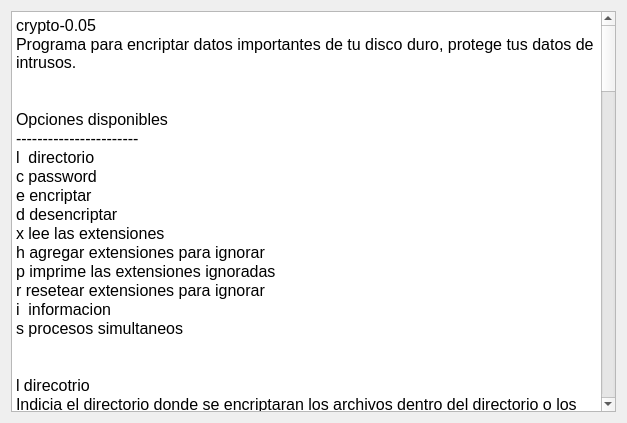
<?xml version="1.0" encoding="UTF-8"?>
<ui version="4.0">
 <class>Ayuda</class>
 <widget class="QDialog" name="Ayuda">
  <property name="geometry">
   <rect>
    <x>0</x>
    <y>0</y>
    <width>627</width>
    <height>423</height>
   </rect>
  </property>
  <property name="windowTitle">
   <string>Ayuda</string>
  </property>
  <layout class="QHBoxLayout" name="horizontalLayout">
   <item>
    <widget class="QTextEdit" name="textEdit">
     <property name="readOnly">
      <bool>true</bool>
     </property>
     <property name="html">
      <string>&lt;!DOCTYPE HTML PUBLIC &quot;-//W3C//DTD HTML 4.0//EN&quot; &quot;http://www.w3.org/TR/REC-html40/strict.dtd&quot;&gt;
&lt;html&gt;&lt;head&gt;&lt;meta name=&quot;qrichtext&quot; content=&quot;1&quot; /&gt;&lt;style type=&quot;text/css&quot;&gt;
p, li { white-space: pre-wrap; }
&lt;/style&gt;&lt;/head&gt;&lt;body style=&quot; font-family:'DejaVu Sans'; font-size:12pt; font-weight:400; font-style:normal;&quot;&gt;
&lt;p style=&quot; margin-top:0px; margin-bottom:0px; margin-left:0px; margin-right:0px; -qt-block-indent:0; text-indent:0px;&quot;&gt;crypto-0.05&lt;/p&gt;
&lt;p style=&quot; margin-top:0px; margin-bottom:0px; margin-left:0px; margin-right:0px; -qt-block-indent:0; text-indent:0px;&quot;&gt;Programa para encriptar datos importantes de tu disco duro, protege tus datos de intrusos.&lt;/p&gt;
&lt;p style=&quot;-qt-paragraph-type:empty; margin-top:0px; margin-bottom:0px; margin-left:0px; margin-right:0px; -qt-block-indent:0; text-indent:0px;&quot;&gt;&lt;br /&gt;&lt;/p&gt;
&lt;p style=&quot;-qt-paragraph-type:empty; margin-top:0px; margin-bottom:0px; margin-left:0px; margin-right:0px; -qt-block-indent:0; text-indent:0px;&quot;&gt;&lt;br /&gt;&lt;/p&gt;
&lt;p style=&quot; margin-top:0px; margin-bottom:0px; margin-left:0px; margin-right:0px; -qt-block-indent:0; text-indent:0px;&quot;&gt;Opciones disponibles&lt;/p&gt;
&lt;p style=&quot; margin-top:0px; margin-bottom:0px; margin-left:0px; margin-right:0px; -qt-block-indent:0; text-indent:0px;&quot;&gt;-----------------------&lt;/p&gt;
&lt;p style=&quot; margin-top:0px; margin-bottom:0px; margin-left:0px; margin-right:0px; -qt-block-indent:0; text-indent:0px;&quot;&gt;l  directorio&lt;/p&gt;
&lt;p style=&quot; margin-top:0px; margin-bottom:0px; margin-left:0px; margin-right:0px; -qt-block-indent:0; text-indent:0px;&quot;&gt;c password&lt;/p&gt;
&lt;p style=&quot; margin-top:0px; margin-bottom:0px; margin-left:0px; margin-right:0px; -qt-block-indent:0; text-indent:0px;&quot;&gt;e encriptar&lt;/p&gt;
&lt;p style=&quot; margin-top:0px; margin-bottom:0px; margin-left:0px; margin-right:0px; -qt-block-indent:0; text-indent:0px;&quot;&gt;d desencriptar&lt;/p&gt;
&lt;p style=&quot; margin-top:0px; margin-bottom:0px; margin-left:0px; margin-right:0px; -qt-block-indent:0; text-indent:0px;&quot;&gt;x lee las extensiones&lt;/p&gt;
&lt;p style=&quot; margin-top:0px; margin-bottom:0px; margin-left:0px; margin-right:0px; -qt-block-indent:0; text-indent:0px;&quot;&gt;h agregar extensiones para ignorar&lt;/p&gt;
&lt;p style=&quot; margin-top:0px; margin-bottom:0px; margin-left:0px; margin-right:0px; -qt-block-indent:0; text-indent:0px;&quot;&gt;p imprime las extensiones ignoradas&lt;/p&gt;
&lt;p style=&quot; margin-top:0px; margin-bottom:0px; margin-left:0px; margin-right:0px; -qt-block-indent:0; text-indent:0px;&quot;&gt;r resetear extensiones para ignorar&lt;/p&gt;
&lt;p style=&quot; margin-top:0px; margin-bottom:0px; margin-left:0px; margin-right:0px; -qt-block-indent:0; text-indent:0px;&quot;&gt;i  informacion&lt;/p&gt;
&lt;p style=&quot; margin-top:0px; margin-bottom:0px; margin-left:0px; margin-right:0px; -qt-block-indent:0; text-indent:0px;&quot;&gt;s procesos simultaneos&lt;/p&gt;
&lt;p style=&quot;-qt-paragraph-type:empty; margin-top:0px; margin-bottom:0px; margin-left:0px; margin-right:0px; -qt-block-indent:0; text-indent:0px;&quot;&gt;&lt;br /&gt;&lt;/p&gt;
&lt;p style=&quot;-qt-paragraph-type:empty; margin-top:0px; margin-bottom:0px; margin-left:0px; margin-right:0px; -qt-block-indent:0; text-indent:0px;&quot;&gt;&lt;br /&gt;&lt;/p&gt;
&lt;p style=&quot; margin-top:0px; margin-bottom:0px; margin-left:0px; margin-right:0px; -qt-block-indent:0; text-indent:0px;&quot;&gt;l direcotrio&lt;/p&gt;
&lt;p style=&quot; margin-top:0px; margin-bottom:0px; margin-left:0px; margin-right:0px; -qt-block-indent:0; text-indent:0px;&quot;&gt;Indicia el directorio donde se encriptaran los archivos dentro del directorio o los directorios separados por dos puntos.&lt;/p&gt;
&lt;p style=&quot;-qt-paragraph-type:empty; margin-top:0px; margin-bottom:0px; margin-left:0px; margin-right:0px; -qt-block-indent:0; text-indent:0px;&quot;&gt;&lt;br /&gt;&lt;/p&gt;
&lt;p style=&quot; margin-top:0px; margin-bottom:0px; margin-left:0px; margin-right:0px; -qt-block-indent:0; text-indent:0px;&quot;&gt;ejemplo:&lt;/p&gt;
&lt;p style=&quot;-qt-paragraph-type:empty; margin-top:0px; margin-bottom:0px; margin-left:0px; margin-right:0px; -qt-block-indent:0; text-indent:0px;&quot;&gt;&lt;br /&gt;&lt;/p&gt;
&lt;p style=&quot; margin-top:0px; margin-bottom:0px; margin-left:0px; margin-right:0px; -qt-block-indent:0; text-indent:0px;&quot;&gt;	l /home/user/documentos/&lt;/p&gt;
&lt;p style=&quot; margin-top:0px; margin-bottom:0px; margin-left:0px; margin-right:0px; -qt-block-indent:0; text-indent:0px;&quot;&gt;	l /home/user/documentos/proyectos/:/home/user/documentos/material/&lt;/p&gt;
&lt;p style=&quot; margin-top:0px; margin-bottom:0px; margin-left:0px; margin-right:0px; -qt-block-indent:0; text-indent:0px;&quot;&gt;	l /home/user/documentos/proyecto.odt:/home/user/documentos/tesis&lt;/p&gt;
&lt;p style=&quot; margin-top:0px; margin-bottom:0px; margin-left:0px; margin-right:0px; -qt-block-indent:0; text-indent:0px;&quot;&gt;    &lt;/p&gt;
&lt;p style=&quot; margin-top:0px; margin-bottom:0px; margin-left:0px; margin-right:0px; -qt-block-indent:0; text-indent:0px;&quot;&gt;c&lt;/p&gt;
&lt;p style=&quot; margin-top:0px; margin-bottom:0px; margin-left:0px; margin-right:0px; -qt-block-indent:0; text-indent:0px;&quot;&gt;Indica la contraseña utilizada para encriptar o desencriptar, con la unica condicion de que no contenja espacion en blanco.&lt;/p&gt;
&lt;p style=&quot;-qt-paragraph-type:empty; margin-top:0px; margin-bottom:0px; margin-left:0px; margin-right:0px; -qt-block-indent:0; text-indent:0px;&quot;&gt;&lt;br /&gt;&lt;/p&gt;
&lt;p style=&quot; margin-top:0px; margin-bottom:0px; margin-left:0px; margin-right:0px; -qt-block-indent:0; text-indent:0px;&quot;&gt;ejemplo:&lt;/p&gt;
&lt;p style=&quot; margin-top:0px; margin-bottom:0px; margin-left:0px; margin-right:0px; -qt-block-indent:0; text-indent:0px;&quot;&gt;    c secreto360@&lt;/p&gt;
&lt;p style=&quot; margin-top:0px; margin-bottom:0px; margin-left:0px; margin-right:0px; -qt-block-indent:0; text-indent:0px;&quot;&gt;	c My_p@sS_2012&lt;/p&gt;
&lt;p style=&quot; margin-top:0px; margin-bottom:0px; margin-left:0px; margin-right:0px; -qt-block-indent:0; text-indent:0px;&quot;&gt;	&lt;/p&gt;
&lt;p style=&quot; margin-top:0px; margin-bottom:0px; margin-left:0px; margin-right:0px; -qt-block-indent:0; text-indent:0px;&quot;&gt;	&lt;/p&gt;
&lt;p style=&quot; margin-top:0px; margin-bottom:0px; margin-left:0px; margin-right:0px; -qt-block-indent:0; text-indent:0px;&quot;&gt;e&lt;/p&gt;
&lt;p style=&quot; margin-top:0px; margin-bottom:0px; margin-left:0px; margin-right:0px; -qt-block-indent:0; text-indent:0px;&quot;&gt;Parametro que indica que se debe encriptar los archivos o directorios listados.&lt;/p&gt;
&lt;p style=&quot;-qt-paragraph-type:empty; margin-top:0px; margin-bottom:0px; margin-left:0px; margin-right:0px; -qt-block-indent:0; text-indent:0px;&quot;&gt;&lt;br /&gt;&lt;/p&gt;
&lt;p style=&quot;-qt-paragraph-type:empty; margin-top:0px; margin-bottom:0px; margin-left:0px; margin-right:0px; -qt-block-indent:0; text-indent:0px;&quot;&gt;&lt;br /&gt;&lt;/p&gt;
&lt;p style=&quot;-qt-paragraph-type:empty; margin-top:0px; margin-bottom:0px; margin-left:0px; margin-right:0px; -qt-block-indent:0; text-indent:0px;&quot;&gt;&lt;br /&gt;&lt;/p&gt;
&lt;p style=&quot; margin-top:0px; margin-bottom:0px; margin-left:0px; margin-right:0px; -qt-block-indent:0; text-indent:0px;&quot;&gt;d&lt;/p&gt;
&lt;p style=&quot; margin-top:0px; margin-bottom:0px; margin-left:0px; margin-right:0px; -qt-block-indent:0; text-indent:0px;&quot;&gt;Parametro que indica que se debe desencriptar los archivos o directorios listados.&lt;/p&gt;
&lt;p style=&quot;-qt-paragraph-type:empty; margin-top:0px; margin-bottom:0px; margin-left:0px; margin-right:0px; -qt-block-indent:0; text-indent:0px;&quot;&gt;&lt;br /&gt;&lt;/p&gt;
&lt;p style=&quot; margin-top:0px; margin-bottom:0px; margin-left:0px; margin-right:0px; -qt-block-indent:0; text-indent:0px;&quot;&gt;h&lt;/p&gt;
&lt;p style=&quot; margin-top:0px; margin-bottom:0px; margin-left:0px; margin-right:0px; -qt-block-indent:0; text-indent:0px;&quot;&gt;Parametro que indicar los archivos que no se tomaran en cuenta basandose en su extension.  Varias extensiones deberian separarse por dos puntos.&lt;/p&gt;
&lt;p style=&quot; margin-top:0px; margin-bottom:0px; margin-left:0px; margin-right:0px; -qt-block-indent:0; text-indent:0px;&quot;&gt;No deben haber espacios en esta cadena.&lt;/p&gt;
&lt;p style=&quot;-qt-paragraph-type:empty; margin-top:0px; margin-bottom:0px; margin-left:0px; margin-right:0px; -qt-block-indent:0; text-indent:0px;&quot;&gt;&lt;br /&gt;&lt;/p&gt;
&lt;p style=&quot; margin-top:0px; margin-bottom:0px; margin-left:0px; margin-right:0px; -qt-block-indent:0; text-indent:0px;&quot;&gt;ejemplo:&lt;/p&gt;
&lt;p style=&quot;-qt-paragraph-type:empty; margin-top:0px; margin-bottom:0px; margin-left:0px; margin-right:0px; -qt-block-indent:0; text-indent:0px;&quot;&gt;&lt;br /&gt;&lt;/p&gt;
&lt;p style=&quot; margin-top:0px; margin-bottom:0px; margin-left:0px; margin-right:0px; -qt-block-indent:0; text-indent:0px;&quot;&gt;	h .o:.bin:.mp3&lt;/p&gt;
&lt;p style=&quot;-qt-paragraph-type:empty; margin-top:0px; margin-bottom:0px; margin-left:0px; margin-right:0px; -qt-block-indent:0; text-indent:0px;&quot;&gt;&lt;br /&gt;&lt;/p&gt;
&lt;p style=&quot; margin-top:0px; margin-bottom:0px; margin-left:0px; margin-right:0px; -qt-block-indent:0; text-indent:0px;&quot;&gt;p&lt;/p&gt;
&lt;p style=&quot; margin-top:0px; margin-bottom:0px; margin-left:0px; margin-right:0px; -qt-block-indent:0; text-indent:0px;&quot;&gt;Parametro para imprimir la lista de extensiones ignoradas.&lt;/p&gt;
&lt;p style=&quot; margin-top:0px; margin-bottom:0px; margin-left:0px; margin-right:0px; -qt-block-indent:0; text-indent:0px;&quot;&gt;	&lt;/p&gt;
&lt;p style=&quot; margin-top:0px; margin-bottom:0px; margin-left:0px; margin-right:0px; -qt-block-indent:0; text-indent:0px;&quot;&gt;r&lt;/p&gt;
&lt;p style=&quot; margin-top:0px; margin-bottom:0px; margin-left:0px; margin-right:0px; -qt-block-indent:0; text-indent:0px;&quot;&gt;Parametro para resetear la lista de extensiones ignoradas.&lt;/p&gt;
&lt;p style=&quot;-qt-paragraph-type:empty; margin-top:0px; margin-bottom:0px; margin-left:0px; margin-right:0px; -qt-block-indent:0; text-indent:0px;&quot;&gt;&lt;br /&gt;&lt;/p&gt;
&lt;p style=&quot; margin-top:0px; margin-bottom:0px; margin-left:0px; margin-right:0px; -qt-block-indent:0; text-indent:0px;&quot;&gt;s procesos simultaneos&lt;/p&gt;
&lt;p style=&quot; margin-top:0px; margin-bottom:0px; margin-left:0px; margin-right:0px; -qt-block-indent:0; text-indent:0px;&quot;&gt;Indica cuantos trabajos desea realizar simultanemanete, dependiento del tipo de procesador y cantidad de nucleos esto puede agilizar bastante el proceso a ejecutar. Si no se indica o se indica el valor 0 se tomara su valor por default el cual es de 2 procesos simultaneos.&lt;/p&gt;
&lt;p style=&quot;-qt-paragraph-type:empty; margin-top:0px; margin-bottom:0px; margin-left:0px; margin-right:0px; -qt-block-indent:0; text-indent:0px;&quot;&gt;&lt;br /&gt;&lt;/p&gt;
&lt;p style=&quot; margin-top:0px; margin-bottom:0px; margin-left:0px; margin-right:0px; -qt-block-indent:0; text-indent:0px;&quot;&gt;ejemplo:&lt;/p&gt;
&lt;p style=&quot;-qt-paragraph-type:empty; margin-top:0px; margin-bottom:0px; margin-left:0px; margin-right:0px; -qt-block-indent:0; text-indent:0px;&quot;&gt;&lt;br /&gt;&lt;/p&gt;
&lt;p style=&quot; margin-top:0px; margin-bottom:0px; margin-left:0px; margin-right:0px; -qt-block-indent:0; text-indent:0px;&quot;&gt;	s 3&lt;/p&gt;
&lt;p style=&quot;-qt-paragraph-type:empty; margin-top:0px; margin-bottom:0px; margin-left:0px; margin-right:0px; -qt-block-indent:0; text-indent:0px;&quot;&gt;&lt;br /&gt;&lt;/p&gt;
&lt;p style=&quot;-qt-paragraph-type:empty; margin-top:0px; margin-bottom:0px; margin-left:0px; margin-right:0px; -qt-block-indent:0; text-indent:0px;&quot;&gt;&lt;br /&gt;&lt;/p&gt;
&lt;p style=&quot; margin-top:0px; margin-bottom:0px; margin-left:0px; margin-right:0px; -qt-block-indent:0; text-indent:0px;&quot;&gt;Ejemplos&lt;/p&gt;
&lt;p style=&quot;-qt-paragraph-type:empty; margin-top:0px; margin-bottom:0px; margin-left:0px; margin-right:0px; -qt-block-indent:0; text-indent:0px;&quot;&gt;&lt;br /&gt;&lt;/p&gt;
&lt;p style=&quot; margin-top:0px; margin-bottom:0px; margin-left:0px; margin-right:0px; -qt-block-indent:0; text-indent:0px;&quot;&gt;Encriptar un archivo&lt;/p&gt;
&lt;p style=&quot; margin-top:0px; margin-bottom:0px; margin-left:0px; margin-right:0px; -qt-block-indent:0; text-indent:0px;&quot;&gt;   &lt;/p&gt;
&lt;p style=&quot; margin-top:0px; margin-bottom:0px; margin-left:0px; margin-right:0px; -qt-block-indent:0; text-indent:0px;&quot;&gt;    crypto a /home/user/datos.odt -c My_p@sS_2012 e&lt;/p&gt;
&lt;p style=&quot; margin-top:0px; margin-bottom:0px; margin-left:0px; margin-right:0px; -qt-block-indent:0; text-indent:0px;&quot;&gt;    &lt;/p&gt;
&lt;p style=&quot; margin-top:0px; margin-bottom:0px; margin-left:0px; margin-right:0px; -qt-block-indent:0; text-indent:0px;&quot;&gt;    &lt;/p&gt;
&lt;p style=&quot; margin-top:0px; margin-bottom:0px; margin-left:0px; margin-right:0px; -qt-block-indent:0; text-indent:0px;&quot;&gt;    &lt;/p&gt;
&lt;p style=&quot; margin-top:0px; margin-bottom:0px; margin-left:0px; margin-right:0px; -qt-block-indent:0; text-indent:0px;&quot;&gt;Descencriptar un archivo&lt;/p&gt;
&lt;p style=&quot;-qt-paragraph-type:empty; margin-top:0px; margin-bottom:0px; margin-left:0px; margin-right:0px; -qt-block-indent:0; text-indent:0px;&quot;&gt;&lt;br /&gt;&lt;/p&gt;
&lt;p style=&quot; margin-top:0px; margin-bottom:0px; margin-left:0px; margin-right:0px; -qt-block-indent:0; text-indent:0px;&quot;&gt;	crypto a /home/user/datos.odt -c My_p@sS_2012 d&lt;/p&gt;
&lt;p style=&quot; margin-top:0px; margin-bottom:0px; margin-left:0px; margin-right:0px; -qt-block-indent:0; text-indent:0px;&quot;&gt;	&lt;/p&gt;
&lt;p style=&quot; margin-top:0px; margin-bottom:0px; margin-left:0px; margin-right:0px; -qt-block-indent:0; text-indent:0px;&quot;&gt;	&lt;/p&gt;
&lt;p style=&quot; margin-top:0px; margin-bottom:0px; margin-left:0px; margin-right:0px; -qt-block-indent:0; text-indent:0px;&quot;&gt;Agregar extensiones a ignorar&lt;/p&gt;
&lt;p style=&quot; margin-top:0px; margin-bottom:0px; margin-left:0px; margin-right:0px; -qt-block-indent:0; text-indent:0px;&quot;&gt;	&lt;/p&gt;
&lt;p style=&quot; margin-top:0px; margin-bottom:0px; margin-left:0px; margin-right:0px; -qt-block-indent:0; text-indent:0px;&quot;&gt;	crypto h .o:.bin:.mp3&lt;/p&gt;
&lt;p style=&quot; margin-top:0px; margin-bottom:0px; margin-left:0px; margin-right:0px; -qt-block-indent:0; text-indent:0px;&quot;&gt;	&lt;/p&gt;
&lt;p style=&quot; margin-top:0px; margin-bottom:0px; margin-left:0px; margin-right:0px; -qt-block-indent:0; text-indent:0px;&quot;&gt;	&lt;/p&gt;
&lt;p style=&quot; margin-top:0px; margin-bottom:0px; margin-left:0px; margin-right:0px; -qt-block-indent:0; text-indent:0px;&quot;&gt;Resetear y leer extensiones ignoradas&lt;/p&gt;
&lt;p style=&quot; margin-top:0px; margin-bottom:0px; margin-left:0px; margin-right:0px; -qt-block-indent:0; text-indent:0px;&quot;&gt;	cripto p&lt;/p&gt;
&lt;p style=&quot; margin-top:0px; margin-bottom:0px; margin-left:0px; margin-right:0px; -qt-block-indent:0; text-indent:0px;&quot;&gt;	crypto r&lt;/p&gt;
&lt;p style=&quot;-qt-paragraph-type:empty; margin-top:0px; margin-bottom:0px; margin-left:0px; margin-right:0px; -qt-block-indent:0; text-indent:0px;&quot;&gt;&lt;br /&gt;&lt;/p&gt;
&lt;p style=&quot; margin-top:0px; margin-bottom:0px; margin-left:0px; margin-right:0px; -qt-block-indent:0; text-indent:0px;&quot;&gt;	&lt;/p&gt;
&lt;p style=&quot; margin-top:0px; margin-bottom:0px; margin-left:0px; margin-right:0px; -qt-block-indent:0; text-indent:0px;&quot;&gt;Mostar Informacion&lt;/p&gt;
&lt;p style=&quot; margin-top:0px; margin-bottom:0px; margin-left:0px; margin-right:0px; -qt-block-indent:0; text-indent:0px;&quot;&gt;	&lt;/p&gt;
&lt;p style=&quot; margin-top:0px; margin-bottom:0px; margin-left:0px; margin-right:0px; -qt-block-indent:0; text-indent:0px;&quot;&gt;	crypto i&lt;/p&gt;
&lt;p style=&quot; margin-top:0px; margin-bottom:0px; margin-left:0px; margin-right:0px; -qt-block-indent:0; text-indent:0px;&quot;&gt;	&lt;/p&gt;
&lt;p style=&quot; margin-top:0px; margin-bottom:0px; margin-left:0px; margin-right:0px; -qt-block-indent:0; text-indent:0px;&quot;&gt;	&lt;/p&gt;
&lt;p style=&quot; margin-top:0px; margin-bottom:0px; margin-left:0px; margin-right:0px; -qt-block-indent:0; text-indent:0px;&quot;&gt;	&lt;/p&gt;
&lt;p style=&quot; margin-top:0px; margin-bottom:0px; margin-left:0px; margin-right:0px; -qt-block-indent:0; text-indent:0px;&quot;&gt;	&lt;/p&gt;
&lt;p style=&quot; margin-top:0px; margin-bottom:0px; margin-left:0px; margin-right:0px; -qt-block-indent:0; text-indent:0px;&quot;&gt;&lt;span style=&quot; font-weight:600;&quot;&gt;OBSERVACION:&lt;/span&gt;&lt;/p&gt;
&lt;p style=&quot; margin-top:0px; margin-bottom:0px; margin-left:0px; margin-right:0px; -qt-block-indent:0; text-indent:0px;&quot;&gt;Los parametros siempre se sobrescriben asi que si se utiliza dos veces el mismo valor, siempre el sera utilizado el ultimo valor.&lt;/p&gt;
&lt;p style=&quot;-qt-paragraph-type:empty; margin-top:0px; margin-bottom:0px; margin-left:0px; margin-right:0px; -qt-block-indent:0; text-indent:0px;&quot;&gt;&lt;br /&gt;&lt;/p&gt;
&lt;p style=&quot; margin-top:0px; margin-bottom:0px; margin-left:0px; margin-right:0px; -qt-block-indent:0; text-indent:0px;&quot;&gt;Si incluye la opcion i, para mostrar la informacion, todas las demas opciones ingresadas seran anuladas.&lt;/p&gt;
&lt;p style=&quot;-qt-paragraph-type:empty; margin-top:0px; margin-bottom:0px; margin-left:0px; margin-right:0px; -qt-block-indent:0; text-indent:0px;&quot;&gt;&lt;br /&gt;&lt;/p&gt;
&lt;p style=&quot; margin-top:0px; margin-bottom:0px; margin-left:0px; margin-right:0px; -qt-block-indent:0; text-indent:0px;&quot;&gt;Las opciones de extensiones ignoradas tienen presedencia sobre las opciones de encriptar y desencriptar, asi que aunque estas vaya de ultimo se ejecutaran antes, para poder tener la nueva informacion sobre las extensiones ingresada.&lt;/p&gt;
&lt;p style=&quot;-qt-paragraph-type:empty; margin-top:0px; margin-bottom:0px; margin-left:0px; margin-right:0px; -qt-block-indent:0; text-indent:0px;&quot;&gt;&lt;br /&gt;&lt;/p&gt;
&lt;p style=&quot;-qt-paragraph-type:empty; margin-top:0px; margin-bottom:0px; margin-left:0px; margin-right:0px; -qt-block-indent:0; text-indent:0px;&quot;&gt;&lt;br /&gt;&lt;/p&gt;
&lt;p style=&quot;-qt-paragraph-type:empty; margin-top:0px; margin-bottom:0px; margin-left:0px; margin-right:0px; -qt-block-indent:0; text-indent:0px;&quot;&gt;&lt;br /&gt;&lt;/p&gt;
&lt;p style=&quot;-qt-paragraph-type:empty; margin-top:0px; margin-bottom:0px; margin-left:0px; margin-right:0px; -qt-block-indent:0; text-indent:0px;&quot;&gt;&lt;br /&gt;&lt;/p&gt;
&lt;p align=&quot;right&quot; style=&quot; margin-top:0px; margin-bottom:0px; margin-left:0px; margin-right:0px; -qt-block-indent:0; text-indent:0px;&quot;&gt;&lt;span style=&quot; font-size:16pt; font-weight:600;&quot;&gt;by ilusion-linux&lt;/span&gt;&lt;/p&gt;
&lt;p style=&quot;-qt-paragraph-type:empty; margin-top:0px; margin-bottom:0px; margin-left:0px; margin-right:0px; -qt-block-indent:0; text-indent:0px;&quot;&gt;&lt;br /&gt;&lt;/p&gt;&lt;/body&gt;&lt;/html&gt;</string>
     </property>
    </widget>
   </item>
  </layout>
 </widget>
 <resources/>
 <connections/>
</ui>
